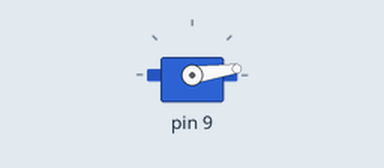
Recording of a sketch running on a simulated Arduino Uno, built with avr-gcc and run on an emulated ATmega328P. On the bench: servo. What the sketch prints to the serial monitor is not drawn.

Above: at 0.05 s.
At 0.25 s:
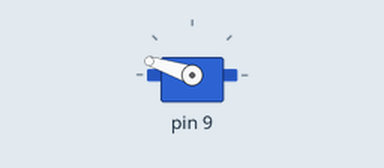
At 0.8 s:
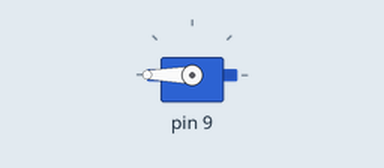
At 1.6 s:
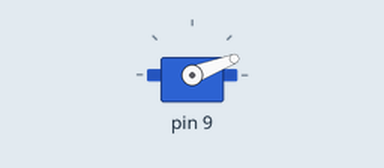
Timing chart, 0 to 6.1 s (numbered marks = the images above):
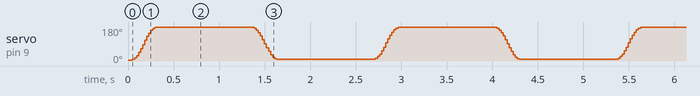

The sketch:

SingleClockHand.ino
```cpp
/*
   Test program to control three servos as joints in a leg.
   Need to call the initialise as putting the servo in the constructor means that the constructor is called
   before the Ardunio library routines are initialised and will cause problems with the base library servos.
*/

#include "SmoothServo.h"
#define VERSION "1.00"
#define SERIAL_SPEED 115200

#define START 8
#define END 180

// twelve servo objects can be created on most boards
SmoothServo clockHand(9);
// ClockHand clockHand( 9, START, END, 7 );

void setup() {
  Serial.begin(SERIAL_SPEED);
  Serial.print("Clock hand Full sweep test - version ");
  Serial.println(VERSION);

  clockHand.initialise();
  clockHand.startMoveTo(END);
}

void loop() {
  if (!clockHand.isMoveEnded()) {
    clockHand.move();
  } else
  {
    if (clockHand.angleNow() == START) {
      delay(1000);
      clockHand.startMoveTo(END);
    }
    else {
      delay(1000);
      clockHand.startMoveTo(START);
    }
  }
}
```

SmoothServo.cpp
```cpp
#include <Arduino.h>
#include "SmoothServo.h"
/*
   See .h file for details on functions and fields used.
*/

/*
    Most likey constructor
*/
SmoothServo::SmoothServo(const int servoPin, const float startAngle) : SmoothServo(servoPin, MIN_ANGLE, MAX_ANGLE, startAngle)  {
}

/*
    Complete constructor
*/
SmoothServo::SmoothServo(const int servoPin, const float minAngle, const float maxAngle, const float startAngle) : pin(servoPin), minAngle(minAngle), maxAngle(maxAngle), startAngle(startAngle) {
}

void SmoothServo::initialise() {
  servo = new Servo();  // Create a new instance of a servo and initialise it.
  servo->attach(pin);   // attaches the servo on servoPin to the servo object
}

// Call to set the max and min angles the servo can take.
void SmoothServo::setMinMax(const float minAngle, const float maxAngle) {
  this->minAngle = minAngle;
  this->maxAngle = maxAngle;
}

void SmoothServo::startMoveTo(float endAngle) {
//  if ((endAngle >= minAngle) && (endAngle <= maxAngle)) {
    stepPoint = 0;
    this->endAngle = endAngle;
    moveEnded = false;
    currentAngle = startAngle;
//  } else
//  {
//    moveEnded = true;
//  }
}

/*
   Start from point angle and go to another by a given number of steps.
   The delay is so that the HW has a chance to move before the next signal is sent.
*/
void SmoothServo::move() {				// Repeated call move() until isMoveEnded() is true

  if (!moveEnded) {
    stepPoint++;
    if (stepPoint > STEPS) {
      moveEnded = true;
      startAngle = (float)currentAngle;
    }
    else {
      float v = stepPoint / STEPS;
      v = SMOOTHERSTEP(v);
      currentAngle = (endAngle * v) + (startAngle * (1.0 - v));
      servo->write(currentAngle);
      delay(2);
    }
  }
}

float SmoothServo::angleNow() {
  return currentAngle;
}

bool SmoothServo::isMoveEnded() {
  return moveEnded;
}
```

SmoothServo.h
```cpp
#include <Servo.h>
/*
 * Controls a single servo as if it is a joint in a body. Moves from one angle to another and sets that new angle
 * as the start position for the next move.
 */

// Smooths out the transit from point a to b by slowing down the approach to the endpoints.
#define SMOOTHERSTEP(x) (float)((x) * (x) * (x) * ((x) * ((x) * 6.0 - 15.0) + 10.0))

// Default number of steps to do before reaching the endpoint. Reduce to increase the speed of transit.
#define STEPS 150.0   // 150

#define MIN_ANGLE 4.0
#define MAX_ANGLE 180.0

class SmoothServo {
  private:
    Servo *servo;  			        // Servo pointer to control a servo
    int pin;				            // Which GPIO pin this servo is connected to
    float startAngle = 0.0;	    // What the joint start angle is
    float endAngle = 0.0;		    // What the joint end angle will be (once transit is complete the end will become the start).
    int currentAngle = 0;       // Computed value which is constantly updated and replaces the startvalue when move is complete.
    float stepPoint = 0;	      // At what step point the transition is from startAngle to endAngle.
    float minAngle = MIN_ANGLE; // At what point the servo connected to the pin hits it's end stop.
    float maxAngle = MAX_ANGLE; // At what point the servo connected to the pin hits it's end stop.
    boolean moveEnded = true;   // Used to indicate internally when the move transition is complete.

  public:
    SmoothServo(const int servoPin, const float minAngle, const float maxAngle, const float startAngle = MIN_ANGLE);
    SmoothServo(const int servoPin, const float startAngle = MIN_ANGLE);
    void setMinMax(const float minAngle, const float maxAngle); // Call to set the max and mim angles the servo can take.
    void initialise();    // Needs to be called in Setup to ensure that the Servo is correctly initialised to a particular pin.
    void startMoveTo(float endAngle); // Call first to set the destination angle.
    void move();				              // Repeated call move() until isMoveEnded() is true.
    boolean isMoveEnded();            // Test to see if transtion is complete.
    float angleNow();                 // What is the current angle (updated as transit is in progress).
};
```
